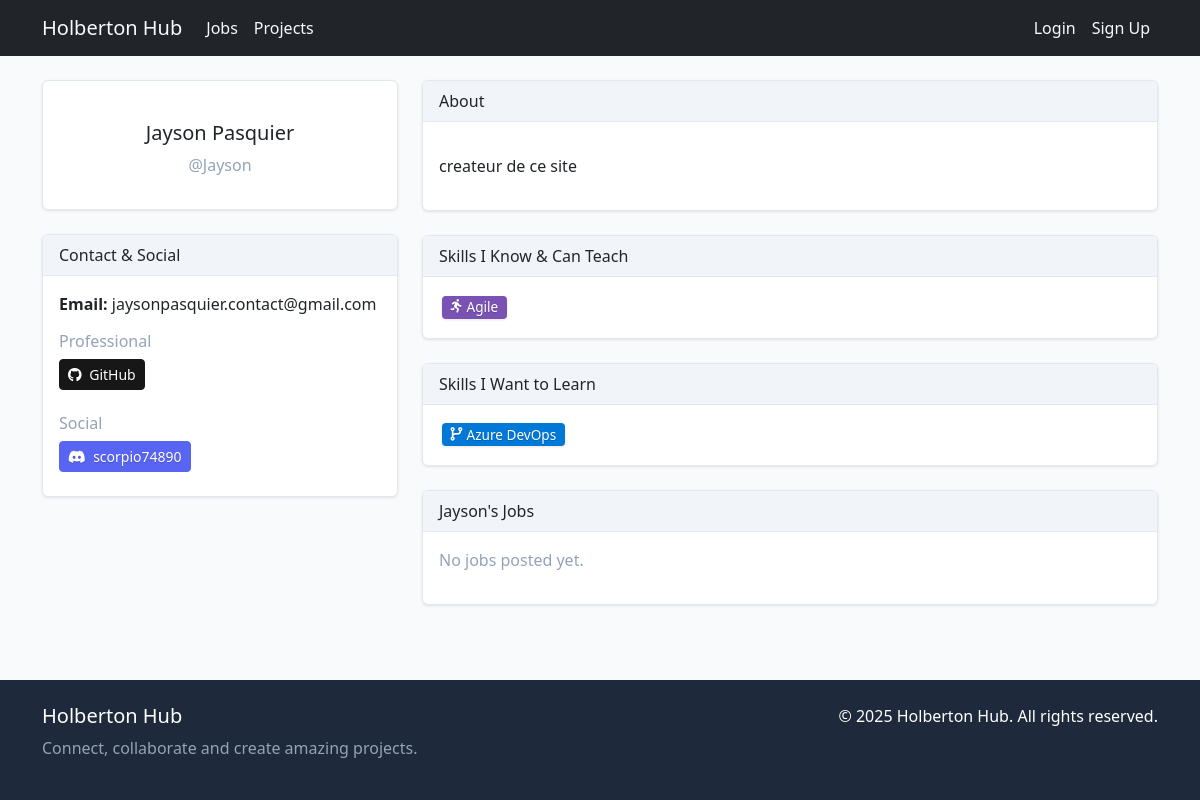
Page /users/profile/Jayson/ on the committed database.
### users/models.py (models this page shows, shortened)
class CustomUser(AbstractUser):
    bio = models.TextField(max_length=500, blank=True)
    profile_pic = CloudinaryField('profile_pic', blank=True, null=True,
                                  folder='profile_pics',
                                  transformation=[
                                      {'width': 300, 'height': 300, 'crop': 'fill'}
                                  ])
    skills = models.ManyToManyField(Skill, blank=True, related_name='users')
    skills_known = models.TextField(blank=True, default='[]',
                              help_text="JSON list of skills the user knows and can teach")
    skills_to_learn = models.TextField(blank=True, default='[]',
                                 help_text="JSON list of skills the user wants to learn")
    github_url = models.URLField(blank=True, verbose_name="GitHub URL")
    linkedin_url = models.URLField(blank=True, verbose_name="LinkedIn URL")
    website = models.URLField(blank=True, verbose_name="Personal Website")
    stackoverflow_url = models.URLField(blank=True, verbose_name="Stack Overflow URL")
    devto_url = models.URLField(blank=True, verbose_name="Dev.to URL")
    medium_url = models.URLField(blank=True, verbose_name="Medium URL")
    twitter_url = models.URLField(blank=True, verbose_name="Twitter/X URL")
    discord_username = models.CharField(max_length=100, blank=True, verbose_name="Discord Username")
    instagram_url = models.URLField(blank=True, verbose_name="Instagram URL")
    facebook_url = models.URLField(blank=True, verbose_name="Facebook URL")
    youtube_url = models.URLField(blank=True, verbose_name="YouTube URL")
    twitch_url = models.URLField(blank=True, verbose_name="Twitch URL")
    mastodon_url = models.URLField(blank=True, verbose_name="Mastodon URL")
    @property
    def skills_known_list(self):
        if not self.skills_known:
            return []
        try:
            return json.loads(self.skills_known)
        except (ValueError, TypeError):
            return []
    @property
    def skills_to_learn_list(self):
        if not self.skills_to_learn:
            return []
        try:
            return json.loads(self.skills_to_learn)
        except (ValueError, TypeError):
            return []

### users/views.py (the view)
# urls.py: path('profile/', views.profile_view, name='profile'),  # Profile display
def profile_view(request, username=None):
    if username:
        profile_user = get_object_or_404(User, username=username)
    else:
        if not request.user.is_authenticated:
            messages.warning(request, 'Please log in to view your profile.')
            return redirect('login')
        profile_user = request.user
    user_projects = []
    if hasattr(profile_user, 'projects'):
        user_projects = profile_user.projects.all()
    skills_known = []
    if profile_user.skills_known:
        try:
            skills_known = json.loads(profile_user.skills_known)
            logger.info(f"Skills known: {skills_known}")
        except json.JSONDecodeError:
            logger.error(f"Failed to parse skills_known: {profile_user.skills_known}")
    skills_to_learn = []
    if profile_user.skills_to_learn:
        try:
            skills_to_learn = json.loads(profile_user.skills_to_learn)
            logger.info(f"Skills to learn: {skills_to_learn}")
        except json.JSONDecodeError:
            logger.error(f"Failed to parse skills_to_learn: {profile_user.skills_to_learn}")
    skill_colors_json = json.dumps(SKILL_COLORS)
    return render(request, 'users/profile.html', {
        'profile_user': profile_user,
        'user_projects': user_projects,
        'skill_colors_json': skill_colors_json,
        'skill_choices': SKILL_CHOICES,
        'skill_colors': json.dumps(SKILL_COLORS)
    })

### holberton_hub/context_processors.py (called while the page is built)
def theme_context(request):
    current_theme = request.session.get('theme', 'default')
    return {
        'current_theme': current_theme,
        'is_holberton_theme': current_theme == 'holberton',
    }

### users/skills_constants.py (called while the page is built)
def get_skill_icon(skill_code):
    return SKILL_ICONS.get(skill_code.upper(), DEFAULT_ICON)

def get_skill_color(skill_code):
    if skill_code is None:
        return DEFAULT_COLOR
    if isinstance(skill_code, str):
        return SKILL_COLORS.get(skill_code.upper(), DEFAULT_COLOR)
    return DEFAULT_COLOR

def get_skill_display(skill_code):
    for code, name in SKILL_CHOICES:
        if code == skill_code.upper():
            return name
    return skill_code

### users/templatetags/user_skill_tags.py (called while the page is built)
@register.filter
def user_skill_icon(skill_code):
    return get_skill_icon(skill_code)

@register.filter
def user_skill_color(skill_code):
    return get_skill_color(skill_code)

@register.filter
def user_skill_display(skill_code):
    return get_skill_display(skill_code)

### templates/users/profile.html (shortened to what this page needs)
{% extends "base.html" %}
{% load user_tags %}
{% load user_skill_tags %}
{% block extra_css %}
<link rel="stylesheet" href="/static/css/skill-badges.css">
{% endblock %}
{% block content %}
<div class="row">
    <div class="col-md-4">
        <div class="card mb-4">
            <div class="card-body text-center">
                <h5 class="card-title">{{ profile_user.get_full_name|default:profile_user.username }}</h5>
                <p class="text-muted">@{{ profile_user.username }}</p>
            </div>
        </div>
        <div class="card mb-4">
            <div class="card-header">Contact & Social</div>
            <div class="card-body">
                {% if profile_user.email %}
                <p><strong>Email:</strong> {{ profile_user.email }}</p>
                {% endif %}
                {% if profile_user.github_url or profile_user.linkedin_url or profile_user.stackoverflow_url or profile_user.devto_url or profile_user.medium_url or profile_user.website %}
                <h6 class="text-muted mt-3 mb-2">Professional</h6>
                <div class="d-flex flex-wrap gap-2">
                    {% if profile_user.github_url %}
                    <a href="{{ profile_user.github_url }}" class="btn btn-sm social-btn github" target="_blank">
                        <i class="fab fa-github me-1"></i> GitHub
                    </a>
                    {% endif %}
                </div>
                {% endif %}
                {% if profile_user.twitter_url or profile_user.discord_username or profile_user.instagram_url or profile_user.youtube_url or profile_user.facebook_url or profile_user.twitch_url or profile_user.mastodon_url %}
                <h6 class="text-muted mt-3 mb-2">Social</h6>
                <div class="d-flex flex-wrap gap-2">
                    {% if profile_user.discord_username %}
                    <div class="btn btn-sm social-btn discord">
                        <i class="fab fa-discord me-1"></i> {{ profile_user.discord_username }}
                    </div>
                    {% endif %}
                </div>
                {% endif %}
            </div>
        </div>
    </div>
    <div class="col-md-8">
        <div class="card mb-4">
            <div class="card-header">About</div>
            <div class="card-body">
                {% if profile_user.bio %}
                    <p>{{ profile_user.bio|linebreaks }}</p>
                {% else %}
                    <p class="text-muted">No bio provided.</p>
                {% endif %}
            </div>
        </div>
        <div class="card mb-4">
            <div class="card-header">Skills I Know & Can Teach</div>
            <div class="card-body">
                {% if profile_user.skills_known_list %}
                    <div class="d-flex flex-wrap gap-2">
                        {% for skill in profile_user.skills_known_list %}
                            <div class="badge skill-badge d-flex align-items-center"
                                 style="background-color: {{ skill|user_skill_color }} !important; color: white !important;">
                                <i class="{{ skill|user_skill_icon }} me-1"></i>
                                {{ skill|user_skill_display }}
                            </div>
                        {% endfor %}
                    </div>
                {% else %}
                    <p class="text-muted">No skills listed.</p>
                {% endif %}
            </div>
        </div>
        <div class="card mb-4">
            <div class="card-header">Skills I Want to Learn</div>
            <div class="card-body">
                {% if profile_user.skills_to_learn_list %}
                    <div class="d-flex flex-wrap gap-2">
                        {% for skill in profile_user.skills_to_learn_list %}
                            <div class="badge skill-badge d-flex align-items-center"
                                 style="background-color: {{ skill|user_skill_color }} !important; color: white !important;">
                                <i class="{{ skill|user_skill_icon }} me-1"></i>
                                {{ skill|user_skill_display }}
                            </div>
                        {% endfor %}
                    </div>
                {% else %}
                    <p class="text-muted">No skills listed.</p>
                {% endif %}
            </div>
        </div>
        <div class="card">
            <div class="card-header">
                {% if user == profile_user %}
                My Jobs
                {% else %}
                {{ profile_user.username }}'s Jobs
                {% endif %}
            </div>
            <div class="card-body">
                {% if profile_user.jobs_created.all %}
                    <div class="list-group">
                        {% for job in profile_user.jobs_created.all %}
                            <a href="{% url 'job_detail' job.id %}" class="list-group-item list-group-item-action">
                                <div class="d-flex w-100 justify-content-between">
                                    <h5 class="mb-1">{{ job.title }}</h5>
                                    <small>{{ job.created_at|date }}</small>
                                </div>
                                <p class="mb-1">{{ job.description|truncatechars:100 }}</p>
                                <small class="text-muted">Status: {{ job.get_status_display }}</small>
                            </a>
                        {% endfor %}
                    </div>
                {% else %}
                    <p class="text-muted">No jobs posted yet.</p>
                {% endif %}
            </div>
        </div>
    </div>
</div>
{% endblock %}

### static/css/custom.css (style rules this page uses)
body, .card, .navbar, .btn, .form-control, .badge, .alert { transition: background-color 0.3s ease, color 0.3s ease, border-color 0.3s ease, box-shadow 0.3s ease; }
.skill-badge { display: inline-flex; align-items: center; padding: 0.5em 0.7em; font-size: 0.85rem; font-weight: 700; line-height: 1; color: #fff; text-align: center; white-space: nowrap; vertical-align: baseline; border-radius: 0.25rem; margin-right: 5px; margin-bottom: 5px; }

### static/themes/light-theme.css (style rules this page uses)
:root { --theme-primary: #0284c7; --theme-primary-hover: #0369a1; --theme-secondary: #64748b; --theme-success: #22c55e; --theme-danger: #ef4444; --theme-warning: #f59e0b; --theme-info: #06b6d4; --theme-bg-primary: #ffffff; --theme-bg-secondary: #f8fafc; --theme-bg-tertiary: #f1f5f9; --theme-text-primary: #0f172a; --theme-text-secondary: #475569; --theme-text-muted: #94a3b8; --theme-border-color: #e2e8f0; --theme-border-color-dark: #cbd5e1; --theme-card-bg: #ffffff; --theme-card-shadow: 0 1px 3px rgba(0, 0, 0, 0.1); --theme-input-bg: #ffffff; --theme-input-border: #d1d5db; --theme-input-focus-border: #0284c7; --theme-btn-primary-bg: #0284c7; --theme-btn-primary-text: #ffffff; --theme-btn-secondary-bg: #f1f5f9; --theme-btn-secondary-text: #334155; --theme-nav-bg: #1e293b; --theme-nav-text: #f8fafc; --theme-nav-active: #0284c7; --theme-footer-bg: #1e293b; --theme-footer-text: #f8fafc; --theme-transition: all 0.3s ease; }
body { background-color: var(--theme-bg-secondary); color: var(--theme-text-primary); transition: var(--theme-transition); }
.card { background-color: var(--theme-card-bg); border-color: var(--theme-border-color); box-shadow: var(--theme-card-shadow); }
.card-header { background-color: var(--theme-bg-tertiary); border-bottom-color: var(--theme-border-color); }
.text-muted { color: var(--theme-text-muted) !important; }
a { color: var(--theme-primary); }

### static/themes/theme-compatibility.css (style rules this page uses)
.skill-badge { color: white !important; text-shadow: 0 1px 1px rgba(0, 0, 0, 0.5); font-weight: 500; }
.skill-badge { border: 1px solid rgba(0, 0, 0, 0.1); box-shadow: 0 1px 3px rgba(0, 0, 0, 0.1); }

### static/css/skill-badges.css (style rules this page uses)
.skill-badge { display: inline-flex; align-items: center; padding: 0.5em 0.75em; font-size: 0.85rem; color: white !important; margin-right: 4px; margin-bottom: 4px; border-radius: 0.25rem; border: 1px solid rgba(0, 0, 0, 0.1); box-shadow: 0 1px 3px rgba(0, 0, 0, 0.1); text-shadow: 0 1px 1px rgba(0, 0, 0, 0.2); --skill-badge-bg-color: attr(style background-color); }
.skill-badge[style*="background-color"] { background-color: var(--skill-badge-bg-color) !important; }
.skill-badge i, .skill-badge span, .skill-option i, .skill-option span { color: inherit; }
.skill-selection-container, .skill-badge, .skill-option, .form-control, .form-select, .form-check-input, .btn { transition: background-color 0.3s, color 0.3s, border-color 0.3s; }

### templates/base.html (style rules this page uses)
body { min-height: 100vh; display: flex; flex-direction: column; }

### templates/users/profile.html (style rules this page uses)
.badge.skill-badge { background-color: var(--skill-color, #6c757d) !important; color: white !important; }
.badge { font-weight: 400; font-size: 0.85rem; padding: 0.35em 0.65em; }
.skill-badge { border: none !important; border-radius: 4px !important; text-shadow: 0 1px 1px rgba(0,0,0,0.2) !important; box-shadow: 0 1px 3px rgba(0,0,0,0.1) !important; font-weight: 400 !important; font-size: 0.85rem !important; padding: 0.35em 0.65em !important; margin: 0.2em !important; }
.social-btn { transition: all 0.2s; margin-bottom: 0.5rem; color: #fff; text-shadow: 0 1px 1px rgba(0,0,0,0.2); }
.social-btn.github { background-color: #181717; border-color: #181717; }
.social-btn.discord { background-color: #5865F2; border-color: #5865F2; }

### rows in the picture
CustomUser: get_full_name "Jayson Pasquier", username "Jayson", email "jaysonpasquier.contact@gmail.com", discord_username "scorpio74890", bio "createur de ce site"

### other values in the picture
{{ skill|user_skill_display }} "Agile"
{{ skill|user_skill_display }} "Azure DevOps"
